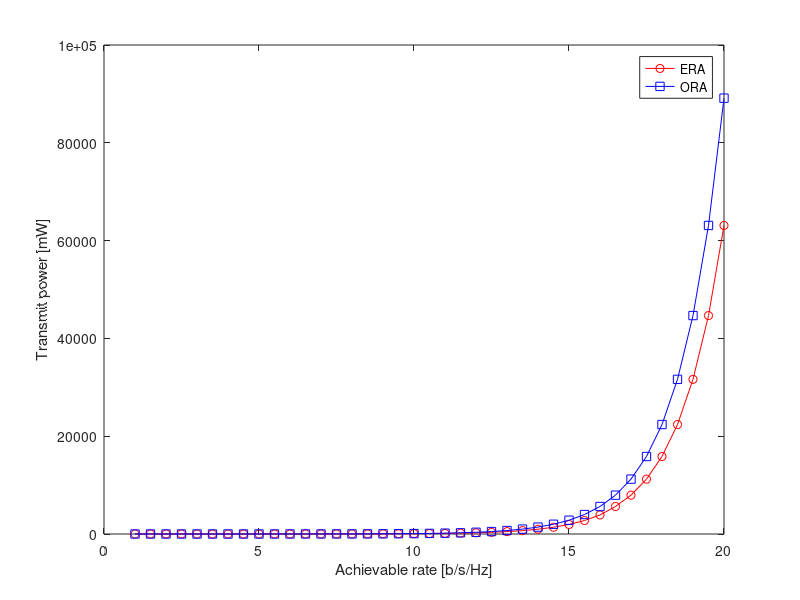
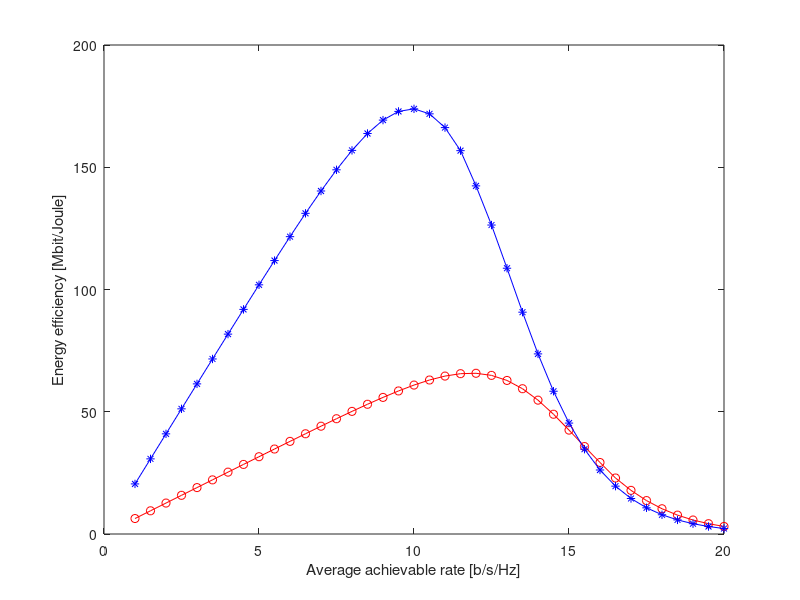

MATLAB code to generate these figures, in order: (Note: this script raises an error after producing the figures.)
% Multi-RIS-aided Wireless Systems: Statistical Characterization and Performance Analysis
% Tri Nhu Do, Georges Kaddoum, Thanh Luan Nguyen, Daniel Benevides da Costa, and Zygmunt J. Haas
% https://arxiv.org/abs/2104.01912
% Version: 2021-04-05


clear;
close all;

sim_trials = 5*1e5; %Number of simulation trails

% R_th = 5; %Predefined data rate bit/s/Hz
% SNR_th = 2^R_th-1; %Predefined SNR threshold

N_RIS = 5; %Number of RISs

% L = randi([20, 30], 1, N_RIS); %Number of elements at each RIS
% L = 25*ones(1, N_RIS); %Element setting L1
% L = 40*ones(1, N_RIS); %Element setting L2
% L = [20 30 40 50 60]; %Element setting L3
L = [60 50 40 30 20]; %Element setting L4

kappa_nl = 1; %Amplitude reflection coefficient

%Nakagami m parameter (random)
% m_0 = 2.5 + rand; %Scale parameter, Heuristic setting
m_0 = 3.551542983398091;

% m_h = 2.5 + rand(N_RIS, 1);
m_h = [2.72692063869142;3.18539808499718;2.97177594571026;2.97218021688479;2.98236942594706];

% m_g = 2.5 + rand(N_RIS, 1);
m_g = [3.24995839689103;2.63233191045873;3.16576836183012;3.40081750859119;3.45261429002219];

%--------------------------------------------------------------------------
%Network area
x_area_min = 0;
x_area_max = 100;
y_area_min = 0;
y_area_max = 10;

%Source location
x_source = x_area_min;
y_source = y_area_min;

%Destination location
x_des = x_area_max;
y_des = y_area_min;

%Random topology
x_RIS = x_area_min + (x_area_max-x_area_min)*rand(N_RIS, 1); % [num_RIS x 1] vector
y_RIS = y_area_min + (y_area_max-y_area_min)*rand(N_RIS, 1);

% %Location setting D1
% x_RIS = [7; 13; 41; 75; 93];
% y_RIS = [2; 6; 8; 4; 3];

%Location setting D2
x_RIS = [5; 13; 37; 69; 91];
y_RIS = [2; 7; 6; 1; 3];

% %Line topology
% x_RIS = linspace(x_area_min+x_area_max/N_RIS, x_area_max-x_area_max/N_RIS, N_RIS)'; % [num_RIS x 1] vector
% y_RIS = y_area_max*ones(N_RIS, 1);

%Compute location of nodes
pos_source = [x_source, y_source];
pos_des = [x_des, y_des];
pos_RIS = [x_RIS, y_RIS]; %[num_RIS x 2] matrix

%Compute distances
d_sr = sqrt(sum((pos_source - pos_RIS).^2 , 2)); %[num_RIS x 1] vector
d_rd = sqrt(sum((pos_RIS - pos_des).^2 , 2));
d_sd = sqrt(sum((pos_source - pos_des).^2 , 2));

%--------------------------------------------------------------------------
%Path-loss model
%Carrier frequency (in GHz)
fc = 3; % GHz

%3GPP Urban Micro in 3GPP TS 36.814, Mar. 2010. 
%Note that x is measured in meter

%NLoS path-loss component based on distance
pathloss_NLOS = @(x) db2pow(-22.7 - 26*log10(fc) - 36.7*log10(x));

antenna_gain_S = db2pow(5); %Source antenna gain, dBi
antenna_gain_RIS = db2pow(5); %Gain of each element of a RIS, dBi
antenna_gain_D = db2pow(0); %Destination antenna gain, dBi

%--------------------------------------------------------------------------
%Noise power and Transmit power P_S
%Bandwidth
BW = 10e6; %10 MHz

%Noise figure (in dB)
noiseFiguredB = 10;

%Compute the noise power in dBm
sigma2dBm = -174 + 10*log10(BW) + noiseFiguredB; %-94 dBm
sigma2 = db2pow(sigma2dBm);

P_S_dB = -30:.1:50; %Transmit power of the source, dBm, e.g., 200mW = 23dBm

SNR_dB = P_S_dB - sigma2dBm; %Average transmit SNR, dB = dBm - dBm

%% SIMULATION

%Direct channel h_0
Omg_0 = pathloss_NLOS(d_sd)*antenna_gain_S; %Omega of S->D link

h_0 = random('Naka', m_0, Omg_0, [1, sim_trials]);
SNR_h0 = abs(h_0).^2;

V_n = zeros(N_RIS, sim_trials);
Omg_h = zeros(N_RIS, 1); 
Omg_g = zeros(N_RIS, 1); 

for nn = 1:N_RIS
    for kk = 1:L(nn)
        Omg_h(nn) = pathloss_NLOS(d_sr(nn))*antenna_gain_S*antenna_gain_RIS*L(nn); %Omega S->R
        Omg_g(nn) = pathloss_NLOS(d_rd(nn))*antenna_gain_RIS*L(nn)*antenna_gain_D; %Omega R->D
        
        h_nl = random('Naka', m_h(nn), Omg_h(nn), [1, sim_trials]);
        g_nl = random('Naka', m_g(nn), Omg_g(nn), [1, sim_trials]);
        
        U_nl = kappa_nl * h_nl .* g_nl;
        
        V_n(nn, :) = V_n(nn, :) + U_nl;
    end
end

%ERA scheme
T_ERA   = sum(V_n, 1);
Z_ERA   = h_0 + T_ERA; %Magnitude of the e2e channel
Z2_ERA  = Z_ERA.^2; %Squared magnitude of the e2e channel

%ORA scheme
[V_M_ORA, id_RIS] = max(V_n, [], 1); %V_M for the best RIS
R_ORA   = h_0 + V_M_ORA; %Magnitude of the e2e channel
R2_ORA  = R_ORA.^2; %Squared magnitude of the e2e channel


%% Performance metrics

for isnr = 1:length(SNR_dB)
    fprintf('EC, SNR = %d \n', SNR_dB(isnr));
    snr = 10^(SNR_dB(isnr)/10);
    
    EC_ERA_sim(isnr) = mean(log2(1+snr*Z2_ERA));
    EC_ORA_sim(isnr) = mean(log2(1+snr*R2_ORA));
    
end

%% Numerical Performance Analysis

% Transmit Power
EC = 1:.5:20;
P_tx_ERA = zeros(1, length(EC));
P_tx_ORA = zeros(1, length(EC));

for ii = 1:length(EC)
    idx = find(EC_ERA_sim <= EC(ii));
    P_tx_ERA(ii) = db2pow(P_S_dB(idx(end))); %10^(SNR_dB(idx(end))/10);
    idx = find(EC_ORA_sim <= EC(ii));
    P_tx_ORA(ii) = db2pow(P_S_dB(idx(end))); %10^(SNR_dB(idx(end))/10);
end

figure;
plot(EC, P_tx_ERA, 'ro-'); hold on
plot(EC, P_tx_ORA, 'bs-'); hold on

xlabel('Achievable rate [b/s/Hz]')
ylabel('Transmit power [mW]')
legend('ERA', 'ORA', 'location', 'best')

% Engery Efficiency

P_c_S = db2pow(10); %Circuit dissipated power at S = 10 dBm
P_c_D = db2pow(10); %Circuit dissipated power at S = 10 dBm
P_c_element = 7.8; % mW

for kk=1:length(EC)
    P_total_ERA(kk) = P_tx_ERA(kk) + sum(L)*P_c_element + P_c_S + P_c_D;
    P_total_ORA(kk) = P_tx_ORA(kk) + max(L)*P_c_element + P_c_S + P_c_D;
end

EE_ERA = BW*EC./P_total_ERA/1e3;
EE_ORA = BW*EC./P_total_ORA/1e3;

figure;
plot(EC, EE_ERA, 'ro-'); hold on
plot(EC, EE_ORA, 'b*-'); hold on
xlabel('Average achievable rate [b/s/Hz]')
ylabel('Energy efficiency [Mbit/Joule]')
legend('ERA scheme', 'ORA scheme', ...
    'location', 'ne')

save('data_EE_setL4.mat', ...
    'EE_ERA', ...
    'EE_ORA')
